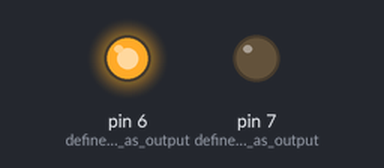
Recording of a sketch running on a simulated Arduino Uno, built with avr-gcc and run on an emulated ATmega328P. On the bench: output pins drawn as LEDs (lit = HIGH).

Above: at 1.5 s.
At 3.5 s:
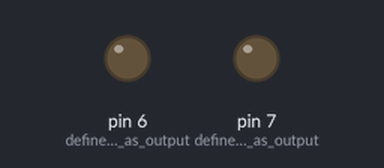
At 5.5 s:
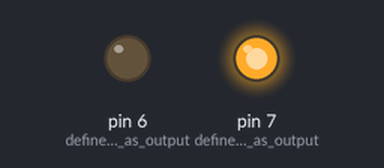
Timing chart, 0 to 9.1 s (numbered marks = the images above):
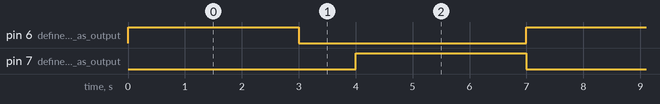

Measured:
- by itself, pin 6 (define__D6_pin_as_output), pin 7 (define_D7_pin_as_output): alternates HIGH for 3.0 s and LOW for 4.0 s
- by itself, everything shown: repeats every 7.0 s, in 3 steps

The sketch:

Project_8_Fan_Module.ino
```cpp
void setup () {
   pinMode (7, OUTPUT); //define D7 pin as output
   pinMode (6, OUTPUT); //define  D6 pin as output
}
void loop () {
   digitalWrite (7, LOW);
   digitalWrite (6, HIGH); // Reverse rotation of the motor
   delay (3000); // delay 3S
   digitalWrite (7, LOW);
   digitalWrite (6, LOW); // The motor stops rotating
   delay (1000); //delay 1S
   digitalWrite (7, HIGH);
   digitalWrite (6, LOW); // The motor rotates in the forward direction
   delay (3000); // delay 3S
}
```
